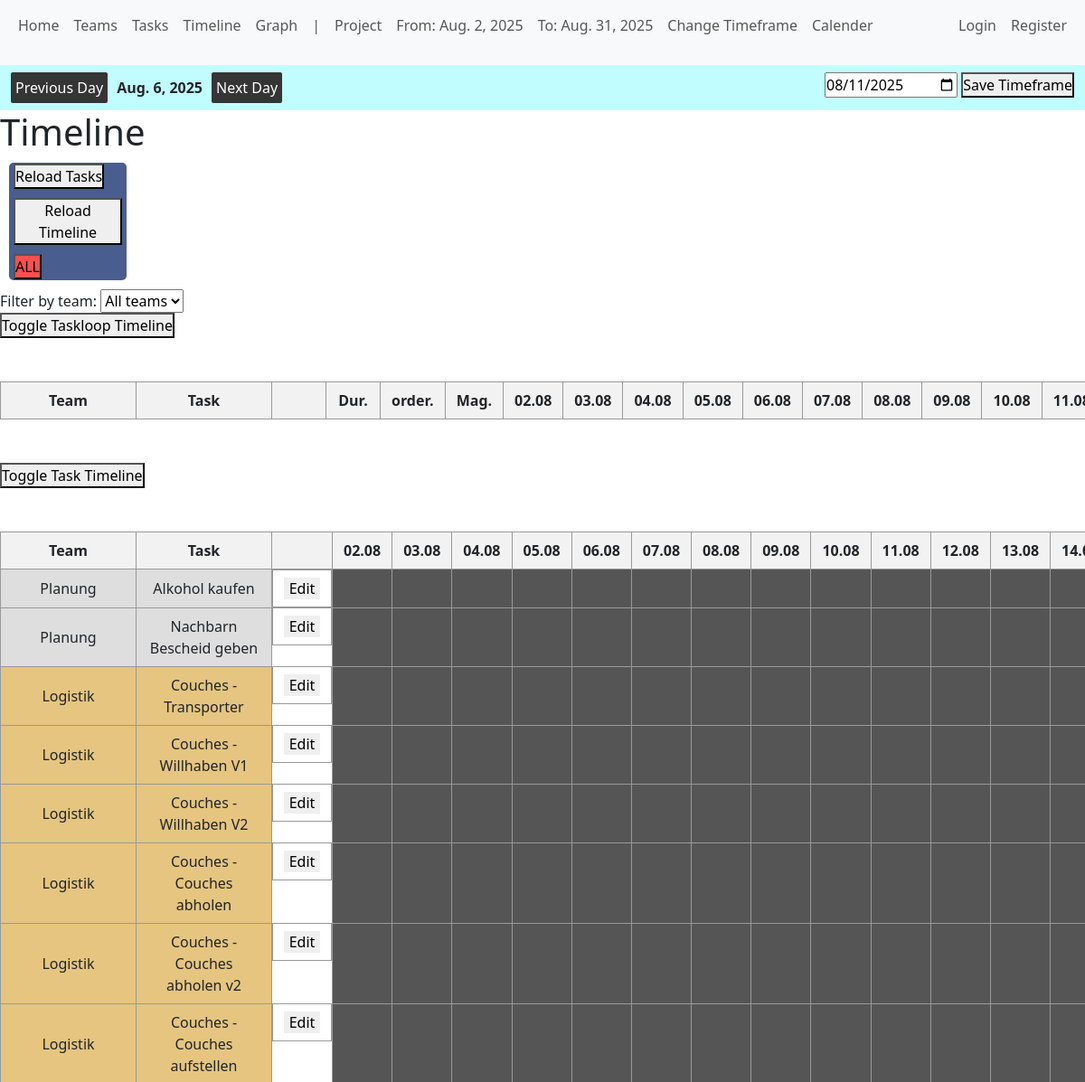
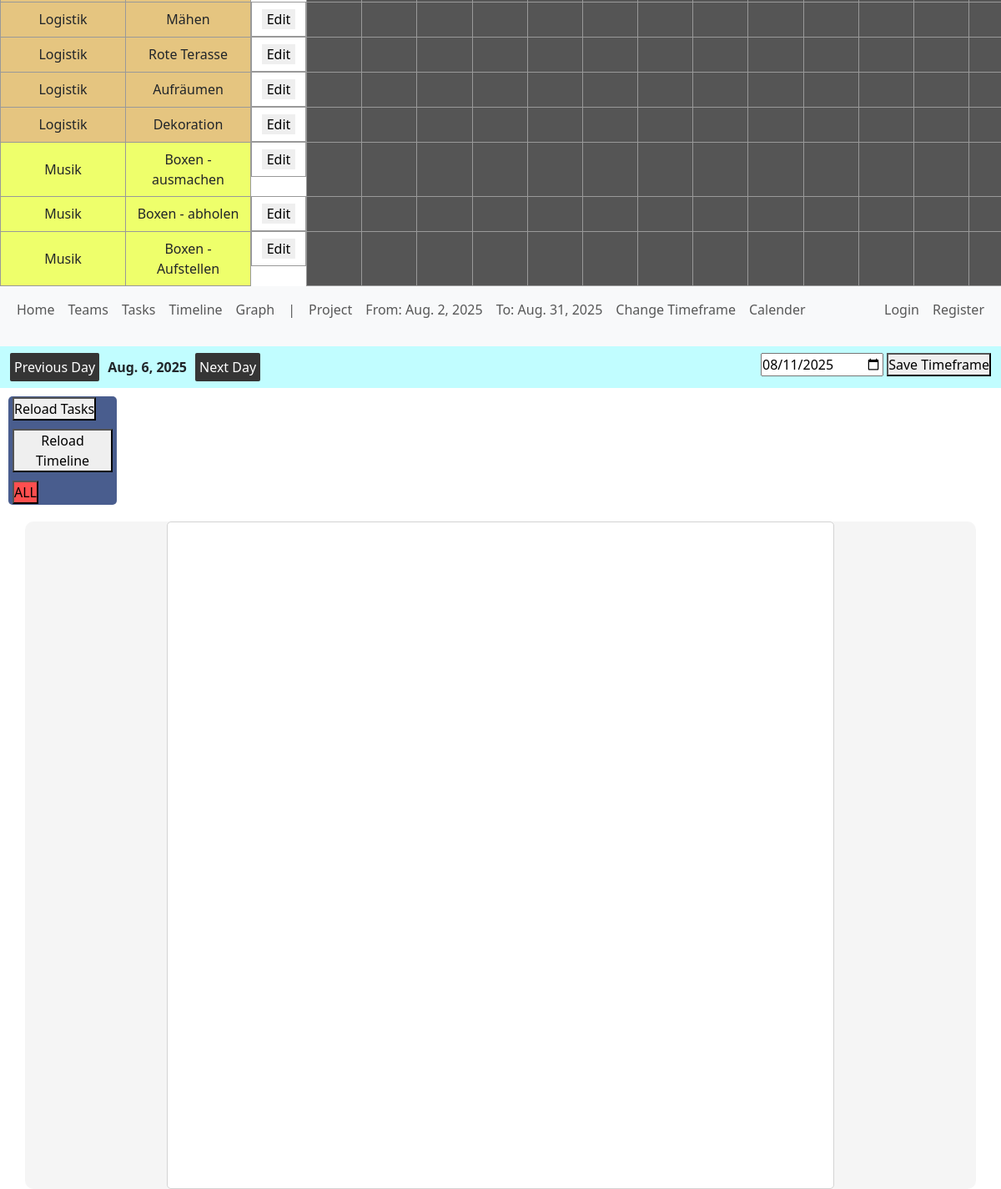
Page /distributor/timeline on the committed database (2 pictures, top to bottom).
### distributor/models.py (models this page shows, shortened)
class Project(models.Model):
    start_date = models.DateField()
    end_date = models.DateField()
    order_counter = models.IntegerField(default=0)
    current_date = models.DateField(default=date.today)

class Task(models.Model):
    name = models.CharField(max_length=100)
    team = models.ForeignKey(Team, on_delete=models.SET_NULL, null=True, blank=True)
    process = models.ForeignKey(Process, on_delete=models.CASCADE, null=True, blank=True, related_name='milestones')
    loops = models.IntegerField(default=0)
    priority = models.IntegerField(default=0)
    difficulty = models.IntegerField(default=0)
    approval_required = models.BooleanField(default=False)
    generated_deadline = models.DateField(null=True, blank=True)
    position = models.IntegerField(null=True, blank=True)
    hierarchy_in_process = models.IntegerField(default=0)
    initial_dependencies = models.ManyToManyField(
    "self",
    through="TaskDependency",
    through_fields=("presuccessor", "successor"),
    symmetrical=False,
    related_name="required_by",
    blank=True,
)
    def __str__(self):
        if self.process:
            return f"{self.process} - {self.name}"
        else:
            return f"{self.name}"

class Process(models.Model):
    name = models.CharField(max_length=100)
    team = models.ForeignKey(Team, on_delete=models.CASCADE)
    def __str__(self):
        return self.name

### users/models.py (models this page shows, shortened)
class Team(models.Model):
    name = models.CharField(max_length=100)
    color = models.CharField(max_length=7, default="#FFFFFF")
    schedule_flag = models.BooleanField(default=False)
    def __str__(self):
        return self.name

### distributor/views.py (the view)
# urls.py: path('timeline', views.timeline, name='timeline'),
def timeline(request):
    team_id = request.GET.get("team")
    project = Project.objects.first()
    order_counter = project.order_counter  # this returns the max value assigned
    day_list = get_days_in_timeframe()
    all_teams = Team.objects.all()
    rest_render_days_number_range = len(day_list) - order_counter -1
    all_tasks = Task.objects.all()
    tasks = Task.objects.prefetch_related('initial_dependencies')
    graph_nodes = []
    graph_edges = []
    for task in tasks:
        graph_nodes.append({"id": task.id, "label": task.name})
        for dep in task.initial_dependencies.all():
            graph_edges.append({"from": dep.id, "to": task.id})
    order_range = range(order_counter + 1)       # ✅ include all possible values
    all_task_loops = TaskLoop.objects.all().order_by('task__team')
    team_filter = request.GET.get('team')
    if team_filter:
        all_task_loops = TaskLoop.objects.filter(task__team__id=team_filter)
        all_tasks = Task.objects.filter(team__id=team_filter)
    else:
        all_task_loops = TaskLoop.objects.all().order_by('task__team')
        all_tasks = Task.objects.all().order_by('team')
    context = {
        'all_tasks': all_tasks,
        'all_task_loops': all_task_loops,
        'all_teams': all_teams,
        'order_range': order_range,
        'day_list': day_list,
        "request": request,
        "rest_render_days_number_range": range(rest_render_days_number_range),
        "graph_nodes": graph_nodes,
        "graph_edges": graph_edges
    }
    return render(request, 'distributor/timeline.html', context)

### distributor/forms.py
class ProjectTimeframeForm(forms.ModelForm):
    class Meta:
        model = Project
        fields = ["start_date", "end_date"]
        widgets = {
            'start_date': forms.DateInput(attrs={'id': 'start_date_input_project', 'placeholder': 'Start Date', 'type': 'date'}),
            'end_date': forms.DateInput(attrs={'id': 'end_date_input_project', 'placeholder': 'End Date', 'type': 'date'})
        }

class DefineCurrentDate(forms.ModelForm):
    class Meta:
        model = Project
        fields = ['current_date']
        widgets = {'current_date': forms.DateInput(attrs={'id': 'current_date_input', 'placeholder': 'Current Date', 'type': 'date'})}

### distributor/context_processors.py (called while the page is built)
def global_project_timeframe_form(request):
    return {
        "global_project_timeframe_form": ProjectTimeframeForm(),
    }

def global_project_timeframe(request):
    project_time_frame = Project.objects.first()
    if project_time_frame:
        return {
            "global_project_timeframe": project_time_frame,
        }
    else:
        return {
            "global_project_timeframe": 'No values picked yet',
        }

def global_define_current_date_form(request):
    return {
        "global_define_current_date_form": DefineCurrentDate(),
    }

def global_project_info(request):
    project = Project.objects.first()
    if project:
        return {
            "project": project,
        }
    else:
        return {
            "project": 'No values picked yet',
        }

def global_number_new_messages_user(request):
    if request.user.is_authenticated:
        number_new_messages = Message.objects.filter(
            user=request.user, status="unread"
        ).count()
    else:
        number_new_messages = 0
    return {
        "number_new_messages": number_new_messages
    }

### distributor/templatetags/custom_tags.py (called while the page is built)
@register.inclusion_tag('components/display_reload_buttons.html')
def display_reload_buttons():
    return {}

@register.inclusion_tag("components/display_create_task_form.html")
def display_create_task_form():
    all_tasks = Task.objects.all()
    task_form = TaskCreationForm()
    context = {
        'all_tasks': all_tasks,
        'task_form': task_form
    }
    return context

### distributor/utils.py (called while the page is built)
def get_days_in_timeframe():
    project = Project.objects.first()
    order_counter = project.order_counter
    difference_days = project.end_date - project.start_date
    day_list = []
    for day_number in range(difference_days.days + 1):
        day = project.start_date + timedelta(days=day_number)
        day_list.append(day)
    return day_list

### distributor/templates/distributor/timeline.html (shortened to what this page needs)
{% extends 'distributor/base.html' %}
{% load custom_tags %}
{% block content %}
<div class="actual_timeline">
    <h1>Timeline</h1>
    {% display_reload_buttons %}
    <form method="get">
        <label for="team_filter">Filter by team:</label>
        <select name="team" id="team_filter" onchange="this.form.submit()">
            <option value="">All teams</option>
        </select>
    </form>
    <button onclick="toggleTimeline('taskloop_timeline')">Toggle Taskloop Timeline</button>
    <div id="taskloop_timeline">
        <br><br>
        <table class="actual_timeline_table">
            <tr>
                <th class="scheduled_task_details_cells">Team</th>
                <th class="scheduled_task_details_cells">Task</th>
                <th class="edit_task_button_timeline"></th>
                <th class="edit_task_button_timeline">Dur.</th>
                <th class="edit_task_button_timeline">order.</th>
                <th class="edit_task_button_timeline">Mag.</th>
                {% for day in day_list %}
                    <th>{{ day|date:"d.m" }}</th>
                {% endfor %}
            </tr>
        </table>
    </div>
    <br><br>
    <button onclick="toggleTimeline('task_timeline')">Toggle Task Timeline</button>
    <div id="task_timeline">
        <br><br>
        <table class="actual_timeline_table">
            <tr>
                <th class="scheduled_task_details_cells">Team</th>
                <th class="scheduled_task_details_cells">Task</th>
                <th class="edit_task_button_timeline"></th>
                {% for day in day_list %}
                    <th>{{ day|date:"d.m" }}</th>
                {% endfor %}
            </tr>
            {% for task in all_tasks %}
                <tr>
                    <td style="background-color: {{ task.team.color }}" class="nowrap_selfdefined">{{ task.team }}</td>
                    <td style="background-color: {{ task.team.color }}">{{ task }}</td>
                    <td class="dependency-hover-container">
                        <form method="POST" action="{% url 'edit_task_page' task.id %}">
                            <button class="task_essential_button dependency-hover-trigger" type="submit">Edit</button>
                        </form>
                    </td>
                    {% for rest in rest_render_days_number_range %}
                        <td class="rest_cell"></td>
                    {% endfor %}
                </tr>
            {% endfor %}
        </table>
    </div>
</div>
    {% include 'distributor/training_page.html' %}
{% endblock %}

### distributor/templates/distributor/base.html (shortened to what this page needs)
{% load static %}
<!DOCTYPE html>
<html lang="en">
<head>
    <link href="https://cdn.jsdelivr.net/npm/bootstrap@5.3.7/dist/css/bootstrap.min.css" rel="stylesheet"
>
    <link rel="stylesheet" href="{% static 'css/style.css' %}">
</head>
<body>
<header>
    <nav class="navbar navbar-expand-lg bg-body-tertiary">
        <div class="container-fluid">
            <div class="collapse navbar-collapse" id="navbarNav">
                <ul class="navbar-nav">
                    <div class="internal_navbar_container">
                        <div class="common_links_base_navbar">
                            <li>
                                <a class="nav-link" href='{% url 'home' %}'>Home</a>
                            </li>
                            <li class="nav-item">
                                <a class="nav-link" href="{% url 'teams' %}">Teams</a>
                            </li>
                            <li class="nav-item">
                                <a class="nav-link" href="{% url 'tasks' %}">Tasks</a>
                            </li>
                            <li class="nav-item">
                                <a class="nav-link" href="{% url 'timeline' %}">Timeline</a>
                            </li>
                            <li class="nav-item">
                                <a class="nav-link" href="{% url 'training_page' %}">Graph</a>
                            </li>
                            <div class="timeframe_information_navbar">
                            <li>
                                <p id="hide_on_navbar_media_query" class="nav-link">|</p>
                            </li>
                            <li>
                                <p class="nav-link">Project</p>
                            </li>
                            <li>
                                <p class="nav-link">From: {{ global_project_timeframe.start_date }}</p>
                            </li>
                            <li>
                                <p class="nav-link">To: {{ global_project_timeframe.end_date }}</p>
                            </li>
                            <li>
                                <a class="nav-link" href="{% url 'change_project_page' %}">Change Timeframe</a>
                            </li>
                                <li>
                                <a class="nav-link" href="{% url 'calender' %}">Calender</a>
                            </li>
                            </div>
                        </div>
                        <div class="user_view">
                            {% if user.is_authenticated %}
                                <a class="nav-link" href="{% url 'training' %}">Training</a>
                                <a class="nav-link" href="{% url 'profile_page' user.id %}">{{ user }}</a>
                                <a class="nav-link" href="">Logout</a>
                            {% else %}
                                <a class="nav-link" href="{% url 'login_view' %}">Login</a>
                                <a class="nav-link" href="{% url 'register_view' %}">Register</a>
                            {% endif %}
                        </div>
                    </div>
                </ul>
            </div>
        </div>
    </nav>
    <nav id="prototype_tester" class="navbar navbar-expand-lg bg-body-tertiary">
        <div class="container-fluid">
            <ul class="navbar-nav">
                <ul class="navbar-nav">
                    <div class="prototype_workflow">
                        <div class="next_and_previous_buttons">
                            <form method="POST" action="{% url 'current_date_previous_date' %}">
                                <button>Previous Day</button>
                            </form>
                            <strong>
                                {{ project.current_date }}
                            </strong>
                            <form method="POST" action="{% url 'current_date_next_date' %}">
                                <button>Next Day</button>
                            </form>
                        </div>
                        <div class="change_current_date_forms">
                            <form method="POST" action="{% url 'define_current_date' %}">
                                {{ global_define_current_date_form.current_date }}
                                <button type="submit">Save Timeframe</button>
                            </form>
                        </div>
                    </div>
                </ul>
            </ul>
        </div>
    </nav>
</header>
<main>
    {% block content %}
    {% endblock %}
</main>
</body>
</html>

### distributor/static/css/style.css (style rules this page uses)
* { padding: 0; margin: 0 }
body { min-height: 200vh; }
.dependency-hover-container { position: relative; display: flex; justify-content: center; align-items: center; }
.dependency-hover-container button { min-width: 40px; border: none; }
.rest_cell { background: #555555; }
.scheduled_task_details_cells { width: 150px !important; white-space: nowrap; overflow: hidden; text-overflow: ellipsis; }
.nowrap_selfdefined { width: 150px !important; white-space: nowrap; overflow: hidden; text-overflow: ellipsis; }
.edit_task_button_timeline { min-width: 40px; }
.actual_timeline { overflow-x: auto; }
.actual_timeline_table { border-collapse: collapse; width: max-content; table-layout: auto; }
.actual_timeline_table th, .actual_timeline_table td { border: 1px solid #999; padding: 8px 12px; text-align: center; vertical-align: middle; min-width: 60px; }
.actual_timeline_table th { background-color: #f2f2f2; font-weight: bold; white-space: nowrap; }
.navbar-nav { width: 100% !important; }
.internal_navbar_container { display: flex; justify-content: space-between; width: 100% }
.timeframe_information_navbar { display: flex; }
.common_links_base_navbar { display: flex; }
.user_view { display: flex; }
#prototype_tester { background: #c1fdff !important; }
.prototype_workflow { display: flex; justify-content: space-between; width: 100%; }
.next_and_previous_buttons { display: flex; gap: 10px; align-items: center; }
.next_and_previous_buttons button { padding: 5px; border-radius: 2px; border: none; background: #353535; color: white; }
.change_current_date_forms { display: flex; gap: 10px; }

### rows in the picture
Project: start_date "Aug. 2, 2025 Aug. 2, 2025", end_date "Aug. 31, 2025 Aug. 31, 2025", current_date "Aug. 6, 2025 Aug. 6, 2025"
Task: team "Planung", process+name "Alkohol kaufen"
Task: team "Planung", process+name "Nachbarn Bescheid geben"
Task: team "Logistik", process+name "Couches - Transporter"
Task: team "Logistik", process+name "Couches - Willhaben V1"
Task: team "Logistik", process+name "Couches - Willhaben V2"
Task: team "Logistik", process+name "Couches - Couches abholen"
Task: team "Logistik", process+name "Couches - Couches abholen v2"
Task: team "Logistik", process+name "Couches - Couches aufstellen"
Task: team "Logistik", process+name "Mähen"
Task: team "Logistik", process+name "Rote Terasse"
Task: team "Logistik", process+name "Aufräumen"
Task: team "Logistik", process+name "Dekoration"
Task: team "Musik", process+name "Boxen - ausmachen"
Task: team "Musik", process+name "Boxen - abholen"
Task: team "Musik", process+name "Boxen - Aufstellen"

### other values in the picture
{{ day|date:"d.m" }} "02.08" "03.08" "04.08" "05.08" "06.08" "07.08" "08.08" "09.08" "10.08"
{{ day|date:"d.m" }} "02.08" "03.08" "04.08" "05.08" "06.08" "07.08" "08.08" "09.08" "10.08" "11.08" "12.08" "13.08"
